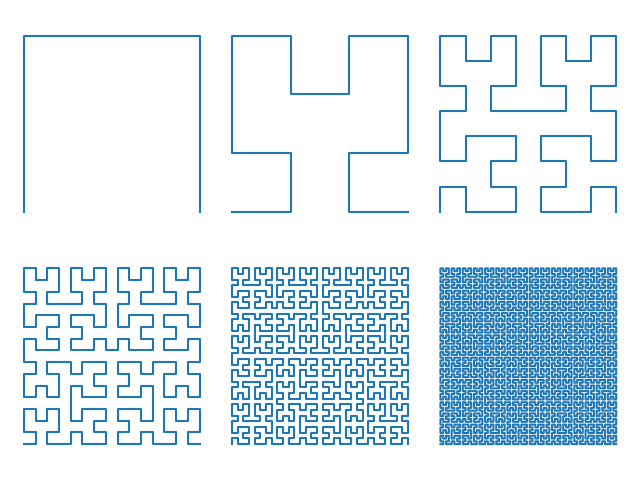

This chart was generated by the following Python code:
from enum import Enum
from typing import Generator, Union

import more_itertools

from lindenmayer import lindenmayer


class Move(Enum):
    LEFT = 1, 0
    RIGHT = -1, 0
    UP = 0, 1
    DOWN = 0, -1


def last2bits(value: int) -> int:
    return value & 3


def index2xy(idx: int, order: int) -> tuple[int, int]:
    x, y = ((0, 0), (0, 1), (1, 1), (1, 0))[last2bits(idx)]
    idx = idx >> 2

    n = 2
    n2 = 2
    while n <= order:
        l2b = last2bits(idx)
        if l2b == 0:
            x, y = y, x
        elif l2b == 1:
            y += n2
        elif l2b == 2:
            x += n2
            y += n2
        elif l2b == 3:
            x, y = 2 * n2 - 1 - y, n2 - 1 - x

        idx = idx >> 2
        n += 1
        n2 *= 2

    return x, y


def xy2index(x: int, y: int, order: int) -> int:
    n2 = 2 ** (order - 1)
    res = 0
    while n2 > 0:
        r = (int(x >= n2), int(y >= n2))
        res = res << 2
        if r == (0, 0):
            x, y = y, x
        elif r == (0, 1):
            res += 1
            y -= n2
        elif r == (1, 1):
            res += 2
            x -= n2
            y -= n2
        elif r == (1, 0):
            res += 3
            x -= n2
            x, y = n2 - y - 1, n2 - x - 1
        n2 //= 2

    return res


def iter_hilbert(max_order: int) -> Generator[list[tuple[int, int]], None, None]:
    """Iterate Hilbert curve coordinates by order via Lindenmayer system."""

    L_element_moves: dict[Union[str, tuple[str, str]], list[Move]] = {
        "A": [Move.UP, Move.RIGHT, Move.DOWN],
        "B": [Move.LEFT, Move.DOWN, Move.RIGHT],
        "C": [Move.RIGHT, Move.UP, Move.LEFT],
        "D": [Move.DOWN, Move.LEFT, Move.UP],
        ("A", "A"): [Move.RIGHT],
        ("A", "B"): [Move.DOWN],
        ("A", "C"): [Move.RIGHT],
        ("A", "D"): [Move.DOWN],
        ("B", "A"): [Move.RIGHT],
        ("B", "B"): [Move.DOWN],
        ("B", "C"): [Move.RIGHT],
        ("B", "D"): [Move.DOWN],
        ("C", "A"): [Move.UP],
        ("C", "B"): [Move.LEFT],
        ("C", "C"): [Move.UP],
        ("C", "D"): [Move.LEFT],
        ("D", "A"): [Move.UP],
        ("D", "B"): [Move.LEFT],
        ("D", "C"): [Move.UP],
        ("D", "D"): [Move.LEFT],
    }

    L_system = {
        "alphabet": "ABCD",
        "axiom": "A",
        "rules": {"A": "CAAB", "B": "DBBA", "C": "ACCD", "D": "BDDC"},
        "iterations": max_order - 1,
    }

    def move_coords(x: int, y: int, m: Move) -> tuple[int, int]:
        return x + m.value[0], y + m.value[1]

    def L2coords(L: str) -> list[tuple[int, int]]:
        x, y = 0, 0
        coords: list[tuple[int, int]] = [(x, y)]
        for el in more_itertools.interleave_longest(L, more_itertools.pairwise(L)):
            for move in L_element_moves[el]:
                x, y = move_coords(x, y, move)
                coords.append((x, y))

        return coords

    for L in lindenmayer(**L_system):
        yield L2coords(L)


if __name__ == "__main__":
    import matplotlib.pyplot as plt
    import numpy as np

    fig, axes = plt.subplots(2, 3)
    for i, H in enumerate(iter_hilbert(6)):
        row, col = divmod(i, 3)
        ax = axes[row][col]
        points = np.array(H)
        ax.plot(points[:, 0], points[:, 1], "-")
        ax.axis("equal")
        ax.axis("off")
    fig.tight_layout()
    plt.show()
